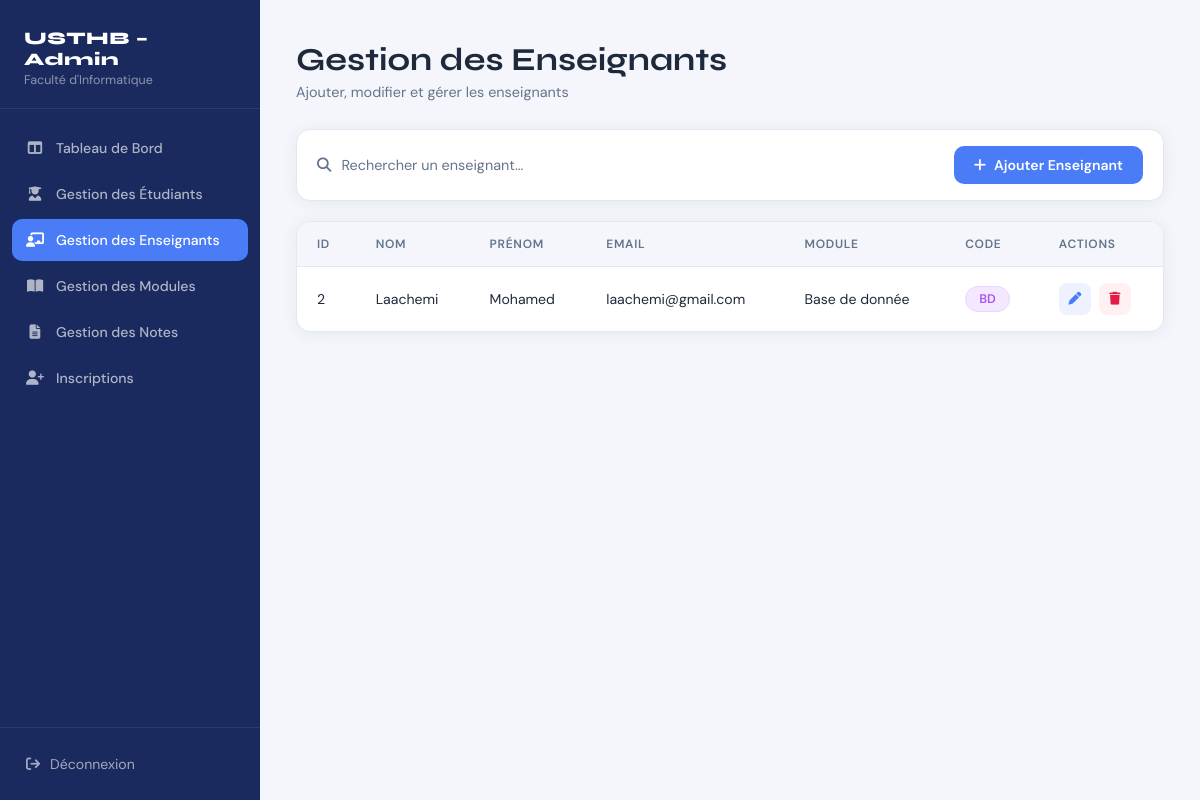
Before: /GestionEnseignant.php with the older database file.
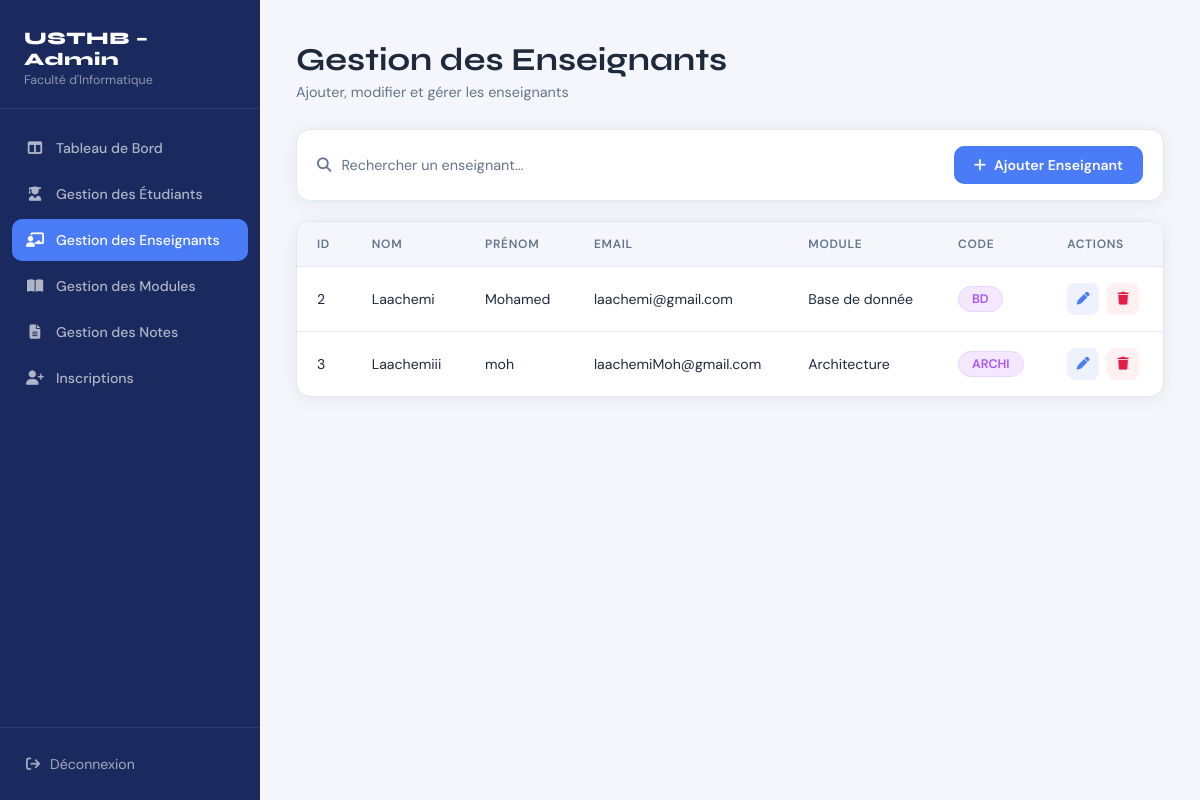
After: the same page with the newer database file.
### tables this page shows
CREATE TABLE `modules` (
  `id` int(11) NOT NULL,
  `code` varchar(255) NOT NULL,
  `name` varchar(255) NOT NULL,
  `coefficient` int(11) NOT NULL DEFAULT 1,
  `teacher_id` int(11) DEFAULT NULL,
  `lvl` int(11) NOT NULL DEFAULT 1
);

CREATE TABLE `teachers` (
  `id` int(11) NOT NULL,
  `first_name` varchar(255) NOT NULL,
  `last_name` varchar(255) NOT NULL,
  `email` varchar(255) DEFAULT NULL,
  `user_id` int(11) DEFAULT NULL
);

### GestionEnseignant.php (the view, shortened to what this page needs)
<?php
    $db_server = "localhost";
    $db_user   = "root";
    $db_pass   = "";
    $db_name   = "Usthb_app";
    $conn = mysqli_connect($db_server, $db_user, $db_pass, $db_name);
    $queryTeachers = "SELECT t.id, t.first_name, t.last_name, t.email, m.name AS module_name, m.code AS module_code
                      FROM Teachers t
                      LEFT JOIN Modules m ON m.teacher_id = t.id
                      ORDER BY t.id ASC";
    $resultTeachers = mysqli_query($conn, $queryTeachers);
    $teachers = [];
    while($t = mysqli_fetch_assoc($resultTeachers))
         $teachers[] = $t;
?>
<!DOCTYPE html>
<html lang="fr">
<head>
    <link rel="stylesheet" href="https://cdnjs.cloudflare.com/ajax/libs/font-awesome/6.5.0/css/all.min.css">
    <link rel="stylesheet" href="GestionEnseignant.css">
</head>
<body>
<div class="layout">
    <aside class="sidebar">
        <div class="sidebar-brand">
            <h2>USTHB – Admin</h2>
            <p>Faculté d'Informatique</p>
        </div>
        <nav class="sidebar-nav">
            <a href="dashboard_admin.php" class="nav-item"><i class="fa-solid fa-table-columns"></i> Tableau de Bord</a>
            <a href="GestionEtudiant.php" class="nav-item"><i class="fa-solid fa-user-graduate"></i> Gestion des Étudiants</a>
            <a href="GestionEnseignant.php" class="nav-item active"><i class="fa-solid fa-chalkboard-user"></i> Gestion des Enseignants</a>
            <a href="GestionModule.php" class="nav-item"><i class="fa-solid fa-book-open"></i> Gestion des Modules</a>
            <a href="Notes.php" class="nav-item"><i class="fa-solid fa-file-lines"></i> Gestion des Notes</a>
            <a href="inscriptions.php" class="nav-item"><i class="fa-solid fa-user-plus"></i> Inscriptions</a>
        </nav>
        <div class="sidebar-footer">
            <a href="login.php"><i class="fa-solid fa-arrow-right-from-bracket"></i> Déconnexion</a>
        </div>
    </aside>
    <main class="main">
        <div class="page-header">
            <h1>Gestion des Enseignants</h1>
            <p>Ajouter, modifier et gérer les enseignants</p>
        </div>
        <div class="toolbar">
            <div class="search-box">
                <i class="fa-solid fa-magnifying-glass"></i>
                <input type="text" id="searchInput" placeholder="Rechercher un enseignant...">
            </div>
            <button class="btn-add" onclick="openAddModal()"><i class="fa-solid fa-plus"></i> Ajouter Enseignant</button>
        </div>
        <div class="table-panel">
            <div class="table-wrapper">
                <table id="teachersTable">
                    <thead>
                        <tr>
                            <th>ID</th><th>NOM</th><th>PRÉNOM</th><th>EMAIL</th><th>MODULE</th><th>CODE</th><th>ACTIONS</th>
                        </tr>
                    </thead>
                    <tbody>
                        <?php if(count($teachers) > 0): ?>
                            <?php foreach($teachers as $t): ?>
                            <tr>
                                <td><?= htmlspecialchars($t['id']) ?></td>
                                <td><?= htmlspecialchars($t['last_name']) ?></td>
                                <td><?= htmlspecialchars($t['first_name']) ?></td>
                                <td><?= htmlspecialchars($t['email'] ?? '–') ?></td>
                                <td><?= htmlspecialchars($t['module_name'] ?? '–') ?></td>
                                <td>
                                    <?php if($t['module_code']): ?>
                                        <span class="badge-module"><?= htmlspecialchars($t['module_code']) ?></span>
                                    <?php else: ?>
                                        <span class="no-module">–</span>
                                    <?php endif; ?>
                                </td>
                                <td class="actions-cell">
                                    <button class="btn-icon btn-edit" title="Modifier" onclick="openEditModal(<?= $t['id'] ?>,'<?= addslashes($t['first_name']) ?>','<?= addslashes($t['last_name']) ?>','<?= addslashes($t['email'] ?? '') ?>')">
                                        <i class="fa-solid fa-pen"></i>
                                    </button>
                                    <a href="GestionEnseignant.php?delete_id=<?= $t['id'] ?>" class="btn-icon btn-delete" title="Supprimer" onclick="return confirm('Supprimer cet enseignant ?')">
                                        <i class="fa-solid fa-trash"></i>
                                    </a>
                                </td>
                            </tr>
                            <?php endforeach; ?>
                        <?php else: ?>
                            <tr><td colspan="7" class="empty-msg">Aucun enseignant trouvé.</td></tr>
                        <?php endif; ?>
                    </tbody>
                </table>
            </div>
        </div>
    </main>
</div>
</body>
</html>

Changed rows visible on the page:
added modules: teacher "3", teacher.last_name "Laachemiii", teacher.first_name "moh", teacher.email "laachemiMoh@gmail.com", name "Architecture", code "ARCHI"
